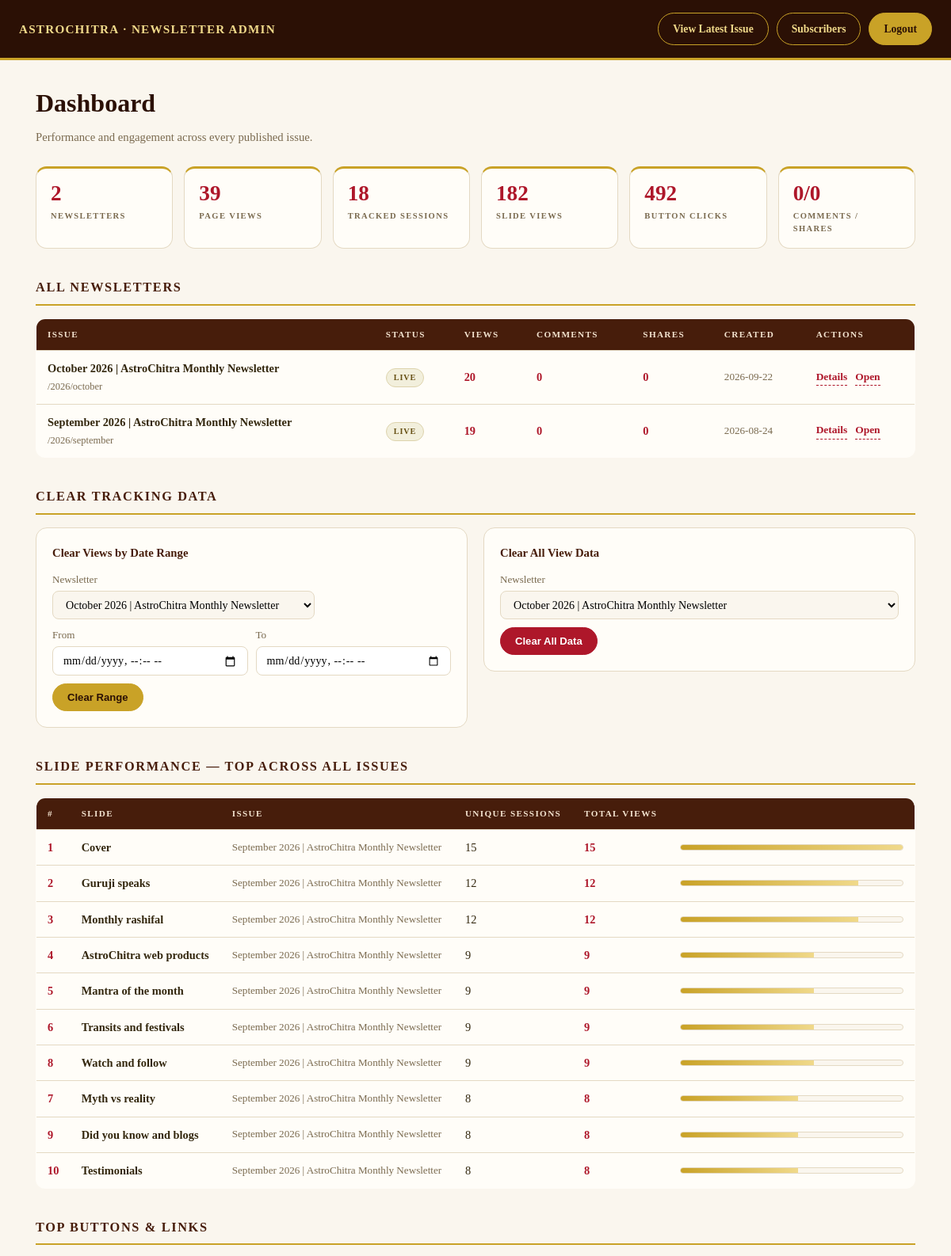
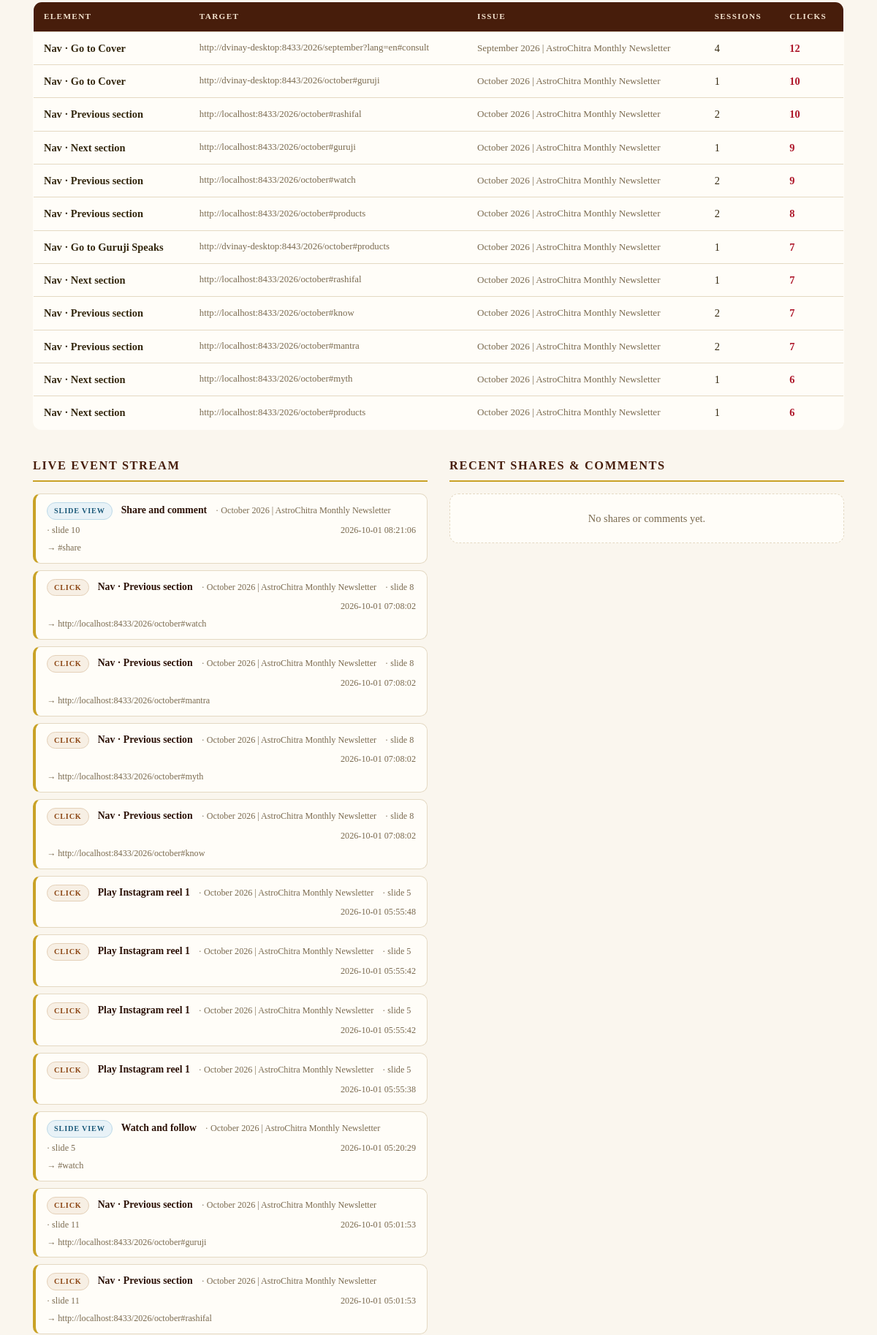
Page /admin/dashboard.php (signed in, upper part) on the committed database (2 pictures, top to bottom).
### tables this page shows
CREATE TABLE newsletters (
        id INTEGER PRIMARY KEY AUTOINCREMENT,
        slug TEXT UNIQUE NOT NULL,
        title TEXT NOT NULL,
        month_label TEXT NOT NULL,
        published INTEGER NOT NULL DEFAULT 1,
        views INTEGER NOT NULL DEFAULT 0,
        shares INTEGER NOT NULL DEFAULT 0,
        comments_count INTEGER NOT NULL DEFAULT 0,
        created_at TEXT NOT NULL DEFAULT (datetime('now'))
    );

CREATE TABLE events (
        id INTEGER PRIMARY KEY AUTOINCREMENT,
        newsletter_id INTEGER NOT NULL REFERENCES newsletters(id) ON DELETE CASCADE,
        session_id TEXT NOT NULL,
        event_type TEXT NOT NULL CHECK (event_type IN ('click','slide_view')),
        label TEXT,
        target TEXT,
        slide_index INTEGER,
        created_at TEXT NOT NULL DEFAULT (datetime('now'))
    );

### admin/db.php (called while the page is built, shortened)
<?php
function e(?string $s): string {
    return htmlspecialchars((string)$s, ENT_QUOTES, 'UTF-8');
}

### admin/dashboard.php (the view, shortened to what this page needs)
<?php
require_once __DIR__ . '/db.php';
$totals = $pdo->query("
    SELECT COUNT(*) AS nl,
           COALESCE(SUM(views),0)          AS views,
           COALESCE(SUM(comments_count),0) AS comments,
           COALESCE(SUM(shares),0)         AS shares
    FROM newsletters
")->fetch(PDO::FETCH_ASSOC);
$evTotals = $pdo->query("
    SELECT COUNT(*)                    AS events,
           COUNT(DISTINCT session_id)  AS sessions,
           COALESCE(SUM(CASE WHEN event_type='click' THEN 1 ELSE 0 END),0)     AS clicks,
           COALESCE(SUM(CASE WHEN event_type='slide_view' THEN 1 ELSE 0 END),0) AS slide_views
    FROM events
")->fetch(PDO::FETCH_ASSOC);
$newsletters = $pdo->query('SELECT * FROM newsletters ORDER BY created_at DESC, id DESC')->fetchAll(PDO::FETCH_ASSOC);
$topSlides = $pdo->query("
    SELECT n.slug, n.title, e.slide_index, e.label,
           COUNT(*) AS v, COUNT(DISTINCT e.session_id) AS u
    FROM events e JOIN newsletters n ON n.id = e.newsletter_id
    WHERE e.event_type = 'slide_view'
    GROUP BY e.newsletter_id, e.slide_index, e.label
    ORDER BY v DESC LIMIT 10
")->fetchAll(PDO::FETCH_ASSOC);
$topClicks = $pdo->query("
    SELECT n.slug, n.title, e.label, e.target,
           COUNT(*) AS c, COUNT(DISTINCT e.session_id) AS u
    FROM events e JOIN newsletters n ON n.id = e.newsletter_id
    WHERE e.event_type = 'click'
    GROUP BY e.newsletter_id, e.label, e.target
    ORDER BY c DESC LIMIT 12
")->fetchAll(PDO::FETCH_ASSOC);
$stream = $pdo->query("
    SELECT e.*, n.title AS nl_title, n.slug
    FROM events e JOIN newsletters n ON n.id = e.newsletter_id
    ORDER BY e.id DESC LIMIT 15
")->fetchAll(PDO::FETCH_ASSOC);
$recent = $pdo->query("
    SELECT i.*, n.title AS newsletter_title, n.slug
    FROM interactions i
    JOIN newsletters n ON n.id = i.newsletter_id
    WHERE i.kind IN ('share','comment')
    ORDER BY i.created_at DESC, i.id DESC
    LIMIT 8
")->fetchAll(PDO::FETCH_ASSOC);
?>
<!DOCTYPE html>
<html lang="en">
<head>
</head>
<body>
<header class="topbar">
  <span class="brand">AstroChitra &middot; Newsletter Admin</span>
  <nav>
    <?php
      $latestNl = $newsletters[0] ?? null;
      $latestPath = $latestNl && $latestNl['path'] ? $latestNl['path'] : '#';
    ?>
    <a class="btn btn-ghost" href="<?= e($latestPath) ?>" target="_blank" rel="noopener">View Latest Issue</a>
    <a class="btn btn-ghost" href="subscribers.php">Subscribers</a>
    <a class="btn btn-gold" href="logout.php">Logout</a>
  </nav>
</header>
<main>
  <h1>Dashboard</h1>
  <p class="sub">Performance and engagement across every published issue.</p>
  <div class="stats">
    <div class="stat"><div class="num"><?= number_format((int)$totals['nl']) ?></div><div class="lbl">Newsletters</div></div>
    <div class="stat"><div class="num"><?= number_format((int)$totals['views']) ?></div><div class="lbl">Page Views</div></div>
    <div class="stat"><div class="num"><?= number_format((int)$evTotals['sessions']) ?></div><div class="lbl">Tracked Sessions</div></div>
    <div class="stat"><div class="num"><?= number_format((int)$evTotals['slide_views']) ?></div><div class="lbl">Slide Views</div></div>
    <div class="stat"><div class="num"><?= number_format((int)$evTotals['clicks']) ?></div><div class="lbl">Button Clicks</div></div>
    <div class="stat"><div class="num"><?= number_format((int)$totals['comments'] + 0) ?>/<?= number_format((int)$totals['shares'] + 0) ?></div><div class="lbl">Comments / Shares</div></div>
  </div>
  <h2 class="sec">All Newsletters</h2>
  <?php if ($newsletters): ?>
  <table>
    <thead>
      <tr><th>Issue</th><th>Status</th><th>Views</th><th>Comments</th><th>Shares</th><th>Created</th><th>Actions</th></tr>
    </thead>
    <tbody>
      <?php foreach ($newsletters as $n): ?>
      <tr>
        <td>
          <strong><?= e($n['title']) ?></strong><br>
          <span style="color:var(--muted);font-size:.78rem;"><?= $n['path'] ? e($n['path']) : '/' . e($n['slug']) ?></span>
        </td>
        <td><span class="badge <?= $n['published'] ? 'b-live' : 'b-draft' ?>"><?= $n['published'] ? 'Live' : 'Draft' ?></span></td>
        <td class="num-cell"><?= number_format((int)$n['views']) ?></td>
        <td class="num-cell"><?= number_format((int)$n['comments_count']) ?></td>
        <td class="num-cell"><?= number_format((int)$n['shares']) ?></td>
        <td style="color:var(--muted);font-size:.82rem;"><?= e(substr($n['created_at'], 0, 10)) ?></td>
        <td>
          <div class="actions">
            <a class="link" href="newsletter.php?id=<?= (int)$n['id'] ?>">Details</a>
            <?php if ($n['path']): ?>
            <a class="link" href="<?= e($n['path']) ?>" target="_blank" rel="noopener">Open</a>
            <?php endif; ?>
          </div>
        </td>
      </tr>
      <?php endforeach; ?>
    </tbody>
  </table>
  <?php else: ?>
    <p class="empty">No newsletters yet.</p>
  <?php endif; ?>
  <h2 class="sec">Clear Tracking Data</h2>
  <div class="two-col" style="gap:20px;">
    <div style="background:var(--paper);border:1px solid var(--line);border-radius:14px;padding:20px;">
      <h3 style="font-size:.92rem;color:var(--cocoa);margin-bottom:12px;">Clear Views by Date Range</h3>
      <form method="POST" style="display:flex;flex-direction:column;gap:10px;max-width:600px;">
        <div style="display:flex;gap:10px;flex-wrap:wrap;align-items:end;">
          <label style="font-size:.82rem;color:var(--muted);">
            Newsletter
            <select name="newsletter_id" required style="display:block;margin-top:4px;padding:8px 12px;border:1px solid var(--line);border-radius:8px;font-family:inherit;font-size:.88rem;background:var(--cream);width:100%;">
              <?php foreach ($newsletters as $n): ?>
              <option value="<?= (int)$n['id'] ?>"><?= e($n['title']) ?></option>
              <?php endforeach; ?>
            </select>
          </label>
        </div>
        <div style="display:flex;gap:10px;flex-wrap:wrap;align-items:end;">
          <label style="font-size:.82rem;color:var(--muted);flex:1;min-width:180px;">
            From
            <input type="datetime-local" name="from_datetime" required style="display:block;margin-top:4px;padding:8px 12px;border:1px solid var(--line);border-radius:8px;font-family:inherit;font-size:.88rem;width:100%;">
          </label>
          <label style="font-size:.82rem;color:var(--muted);flex:1;min-width:180px;">
            To
            <input type="datetime-local" name="to_datetime" required style="display:block;margin-top:4px;padding:8px 12px;border:1px solid var(--line);border-radius:8px;font-family:inherit;font-size:.88rem;width:100%;">
          </label>
        </div>
        <div>
          <button type="submit" onclick="return confirm('This will permanently delete tracking data in the selected date range. Continue?')" class="btn btn-gold" style="font-size:.82rem;">Clear Range</button>
        </div>
      </form>
    </div>
    <div style="background:var(--paper);border:1px solid var(--line);border-radius:14px;padding:20px;">
      <h3 style="font-size:.92rem;color:var(--cocoa);margin-bottom:12px;">Clear All View Data</h3>
      <form method="POST" style="display:flex;flex-direction:column;gap:10px;max-width:600px;">
        <label style="font-size:.82rem;color:var(--muted);">
          Newsletter
          <select name="newsletter_id" required style="display:block;margin-top:4px;padding:8px 12px;border:1px solid var(--line);border-radius:8px;font-family:inherit;font-size:.88rem;background:var(--cream);width:100%;">
            <?php foreach ($newsletters as $n): ?>
            <option value="<?= (int)$n['id'] ?>"><?= e($n['title']) ?></option>
            <?php endforeach; ?>
          </select>
        </label>
        <div>
          <button type="submit" onclick="return confirm('This will permanently delete ALL tracking data (events, views, shares, comments) for this newsletter. Continue?')" class="btn" style="background:var(--crimson);color:#fff;border-color:var(--crimson);font-size:.82rem;">Clear All Data</button>
        </div>
      </form>
    </div>
  </div>
  <h2 class="sec">Slide Performance &mdash; Top Across All Issues</h2>
  <?php if ($topSlides): ?>
  <table>
    <thead><tr><th>#</th><th>Slide</th><th>Issue</th><th>Unique Sessions</th><th>Total Views</th><th></th></tr></thead>
    <tbody>
      <?php $maxV = max(array_column($topSlides, 'v')) ?: 1; foreach ($topSlides as $s): ?>
      <tr>
        <td class="num-cell"><?= (int)$s['slide_index'] + 1 ?></td>
        <td><strong><?= e($s['label']) ?></strong></td>
        <td style="font-size:.82rem;color:var(--muted);"><?= e($s['title']) ?></td>
        <td><?= number_format((int)$s['u']) ?></td>
        <td class="num-cell"><?= number_format((int)$s['v']) ?></td>
        <td style="width:28%;"><div class="bar-row"><div class="bar"><span style="width:<?= round($s['v'] / $maxV * 100) ?>%"></span></div></div></td>
      </tr>
      <?php endforeach; ?>
    </tbody>
  </table>
  <?php else: ?>
    <p class="empty">No slide views recorded yet &mdash; open a newsletter issue to start tracking.</p>
  <?php endif; ?>
  <h2 class="sec">Top Buttons &amp; Links</h2>
  <?php if ($topClicks): ?>
  <table>
    <thead><tr><th>Element</th><th>Target</th><th>Issue</th><th>Sessions</th><th>Clicks</th></tr></thead>
    <tbody>
      <?php foreach ($topClicks as $c): ?>
      <tr>
        <td><strong><?= e($c['label']) ?></strong></td>
        <td style="font-size:.8rem;color:var(--muted);word-break:break-all;"><?= e($c['target'] ?: '&mdash;') ?></td>
        <td style="font-size:.82rem;color:var(--muted);"><?= e($c['title']) ?></td>
        <td><?= number_format((int)$c['u']) ?></td>
        <td class="num-cell"><?= number_format((int)$c['c']) ?></td>
      </tr>
      <?php endforeach; ?>
    </tbody>
  </table>
  <?php else: ?>
    <p class="empty">No button or link clicks recorded yet.</p>
  <?php endif; ?>
  <div class="two-col">
    <div>
      <h2 class="sec">Live Event Stream</h2>
      <?php if ($stream): ?>
      <ul class="feed">
        <?php foreach ($stream as $r): ?>
        <li>
          <span class="badge <?= $r['event_type'] === 'click' ? 'b-click' : 'b-slide' ?>">
            <?= $r['event_type'] === 'click' ? 'Click' : 'Slide View' ?>
          </span>
          <span class="who"><?= e($r['label'] ?: '(unlabelled)') ?></span>
          <span class="nl">&middot; <?= e($r['nl_title']) ?></span>
          <?php if ($r['slide_index'] !== null): ?><span class="when">&middot; slide <?= (int)$r['slide_index'] + 1 ?></span><?php endif; ?>
          <span class="when" style="margin-left:auto;"><?= e($r['created_at']) ?></span>
          <?php if (!empty($r['target'])): ?><span class="when" style="flex-basis:100%;word-break:break-all;">&rarr; <?= e($r['target']) ?></span><?php endif; ?>
        </li>
        <?php endforeach; ?>
      </ul>
      <?php else: ?>
        <p class="empty">No events captured yet.</p>
      <?php endif; ?>
    </div>
    <div>
      <h2 class="sec">Recent Shares &amp; Comments</h2>
      <?php if ($recent): ?>
      <ul class="feed">
        <?php foreach ($recent as $r): ?>
        <li>
          <span class="badge <?= $r['kind'] === 'comment' ? 'b-comment' : 'b-share' ?>"><?= e($r['kind']) ?></span>
          <span class="who"><?= e($r['email'] ?: 'Anonymous') ?></span>
          <?php if (!empty($r['phone'])): ?><span class="when">&middot; <?= e($r['phone']) ?></span><?php endif; ?>
          <span class="nl">&middot; <?= e($r['newsletter_title']) ?></span>
          <span class="when" style="margin-left:auto;"><?= e($r['created_at']) ?></span>
          <?php if (!empty($r['message'])): ?><span class="msg">&ldquo;<?= e($r['message']) ?>&rdquo;</span><?php endif; ?>
        </li>
        <?php endforeach; ?>
      </ul>
      <?php else: ?>
        <p class="empty">No shares or comments yet.</p>
      <?php endif; ?>
    </div>
  </div>
</main>
</body>
</html>

### rows in the picture
newsletters: title "October 2026 | AstroChitra Monthly Newsletter", path "/2026/october", published "LIVE", views "20", comments_count "0", shares "0", created_at "2026-09-22"
newsletters: title "September 2026 | AstroChitra Monthly Newsletter", path "/2026/september", published "LIVE", views "19", comments_count "0", shares "0", created_at "2026-08-24"
events: event_type "SLIDE VIEW", label "Share and comment", newsletter.title "October 2026 | AstroChitra Monthly Newsletter", (int)$r['slide_index'] + 1 "10", created_at "2026-10-01 08:21:06", target "#share"
events: event_type "CLICK", label "Nav · Previous section", newsletter.title "October 2026 | AstroChitra Monthly Newsletter", (int)$r['slide_index'] + 1 "8", created_at "2026-10-01 07:08:02", target "http://localhost:8433/2026/october#watch"
events: event_type "CLICK", label "Nav · Previous section", newsletter.title "October 2026 | AstroChitra Monthly Newsletter", (int)$r['slide_index'] + 1 "8", created_at "2026-10-01 07:08:02", target "http://localhost:8433/2026/october#mantra"
events: event_type "CLICK", label "Nav · Previous section", newsletter.title "October 2026 | AstroChitra Monthly Newsletter", (int)$r['slide_index'] + 1 "8", created_at "2026-10-01 07:08:02", target "http://localhost:8433/2026/october#myth"
events: event_type "CLICK", label "Nav · Previous section", newsletter.title "October 2026 | AstroChitra Monthly Newsletter", (int)$r['slide_index'] + 1 "8", created_at "2026-10-01 07:08:02", target "http://localhost:8433/2026/october#know"
events: event_type "CLICK", label "Play Instagram reel 1", newsletter.title "October 2026 | AstroChitra Monthly Newsletter", (int)$r['slide_index'] + 1 "5", created_at "2026-10-01 05:55:48"
events: event_type "CLICK", label "Play Instagram reel 1", newsletter.title "October 2026 | AstroChitra Monthly Newsletter", (int)$r['slide_index'] + 1 "5", created_at "2026-10-01 05:55:42"
events: event_type "CLICK", label "Play Instagram reel 1", newsletter.title "October 2026 | AstroChitra Monthly Newsletter", (int)$r['slide_index'] + 1 "5", created_at "2026-10-01 05:55:42"
events: event_type "CLICK", label "Play Instagram reel 1", newsletter.title "October 2026 | AstroChitra Monthly Newsletter", (int)$r['slide_index'] + 1 "5", created_at "2026-10-01 05:55:38"
events: event_type "SLIDE VIEW", label "Watch and follow", newsletter.title "October 2026 | AstroChitra Monthly Newsletter", (int)$r['slide_index'] + 1 "5", created_at "2026-10-01 05:20:29", target "#watch"
events: event_type "CLICK", label "Nav · Previous section", newsletter.title "October 2026 | AstroChitra Monthly Newsletter", (int)$r['slide_index'] + 1 "11", created_at "2026-10-01 05:01:53", target "http://localhost:8433/2026/october#guruji"
events: event_type "CLICK", label "Nav · Previous section", newsletter.title "October 2026 | AstroChitra Monthly Newsletter", (int)$r['slide_index'] + 1 "11", created_at "2026-10-01 05:01:53", target "http://localhost:8433/2026/october#rashifal"

### other values in the picture
$totals['nl'] "2"
$totals['views'] "39"
$evTotals['sessions'] "18"
$evTotals['slide_views'] "182"
$evTotals['clicks'] "492"
$s['label'] "Cover"
$s['title'] "September 2026 | AstroChitra Monthly Newsletter"
$s['u'] "15"
$s['v'] "15"
$s['label'] "Guruji speaks"
$s['u'] "12"
$s['v'] "12"
$s['label'] "Monthly rashifal"
$s['label'] "AstroChitra web products"
$s['u'] "9"
